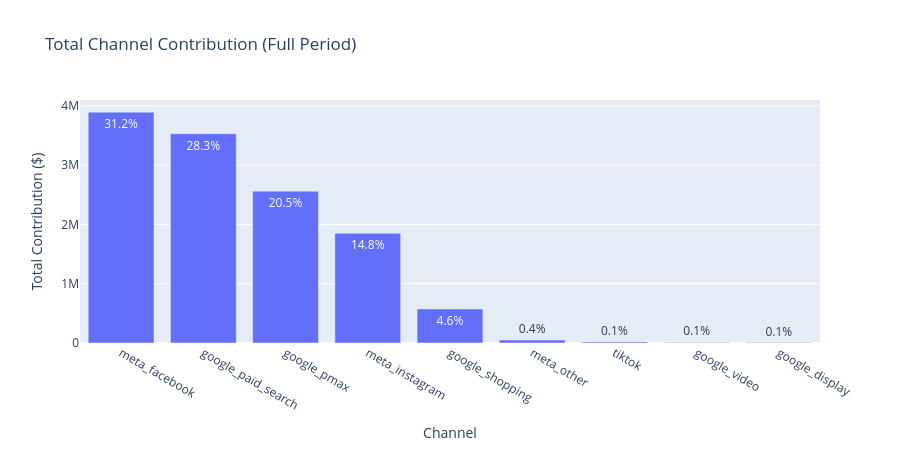

Here is the notebook cell this chart was saved with:
### Code cell
fig = go.Figure(go.Bar(
    x=df_contrib["channel"],
    y=df_contrib["total_contribution"],
    text=df_contrib["share_pct"].apply(lambda x: f"{x:.1f}%"),
    textposition="auto",
))
fig.update_layout(
    title="Total Channel Contribution (Full Period)",
    xaxis_title="Channel", yaxis_title="Total Contribution ($)",
    height=450,
)
fig.show()

### Figure 1 — Plotly figure (JSON) as saved in the notebook; plotly's stock layout.template omitted (floating-point values rounded to 4 significant figures)
{"data": [{"text": ["31.2%", "28.3%", "20.5%", "14.8%", "4.6%", "0.4%", "0.1%", "0.1%", "0.1%"], "textposition": "auto", "type": "bar", "x": ["meta_facebook", "google_paid_search", "google_pmax", "meta_instagram", "google_shopping", "meta_other", "tiktok", "google_video", "google_display"], "y": [3894000.0, 3530000.0, 2561000.0, 1849000.0, 574200.0, 49810.0, 18030.0, 9403.0, 7845.0]}], "layout": {"height": 450, "title": {"text": "Total Channel Contribution (Full Period)"}, "xaxis": {"title": {"text": "Channel"}}, "yaxis": {"title": {"text": "Total Contribution ($)"}}}}
